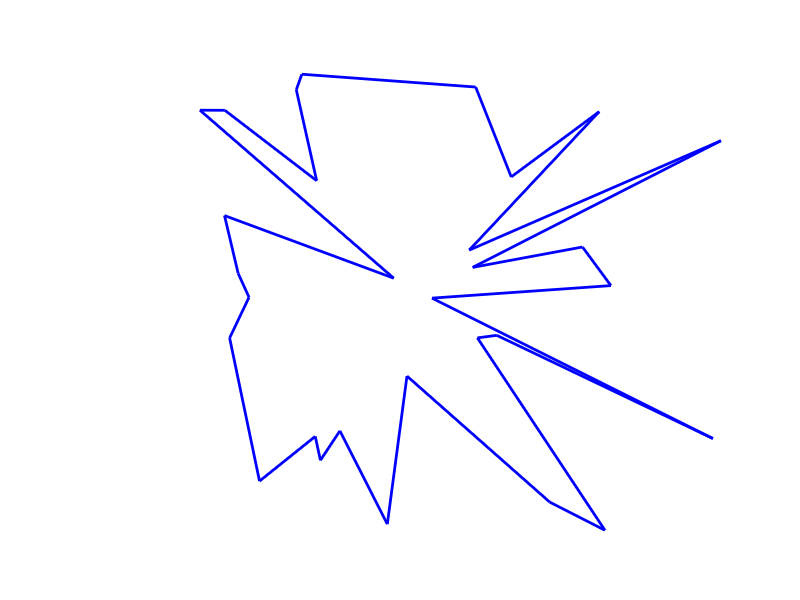

The MATLAB script that drew this image: (Note: this script raises an error after producing the figure.)
N = 30;
V = 2*(rand(N,2)-0.5);
G = mean(V,1);
V = V - G;
theta = atan2(V(:,2),V(:,1));
[~,i] = sort(theta);
V = V(i,:);
P = 2*(rand(1e3,2)-0.5);

figure
line([V(:,1); V(1,1)],[V(:,2); V(1,2)],'Color',[0 0 1],'LineWidth',2), hold on;
set(gcf,'Color',[0 0 0]), set(gca,'Color',[0 0 0],'XColor',[1 1 1],'YColor',[1 1 1],'FontSize',16);
xlabel('X'), ylabel('Y');

isin = cell2mat(cellfun(@(c) isinpolygon(V,c),num2cell(P,2),'un',0));

ColorSpec = cell2mat(cellfun(@(c) cat(2,~c,c,0),num2cell(isin,2),'un',0));
cellfun(@(r1,r2) plot(r1(1,1),r1(1,2),'+','Color',r2,'MarkerSize',3,'LineWidth',2),num2cell(P,2),num2cell(ColorSpec,2),'un',0);
axis equal, axis tight;
box on;
